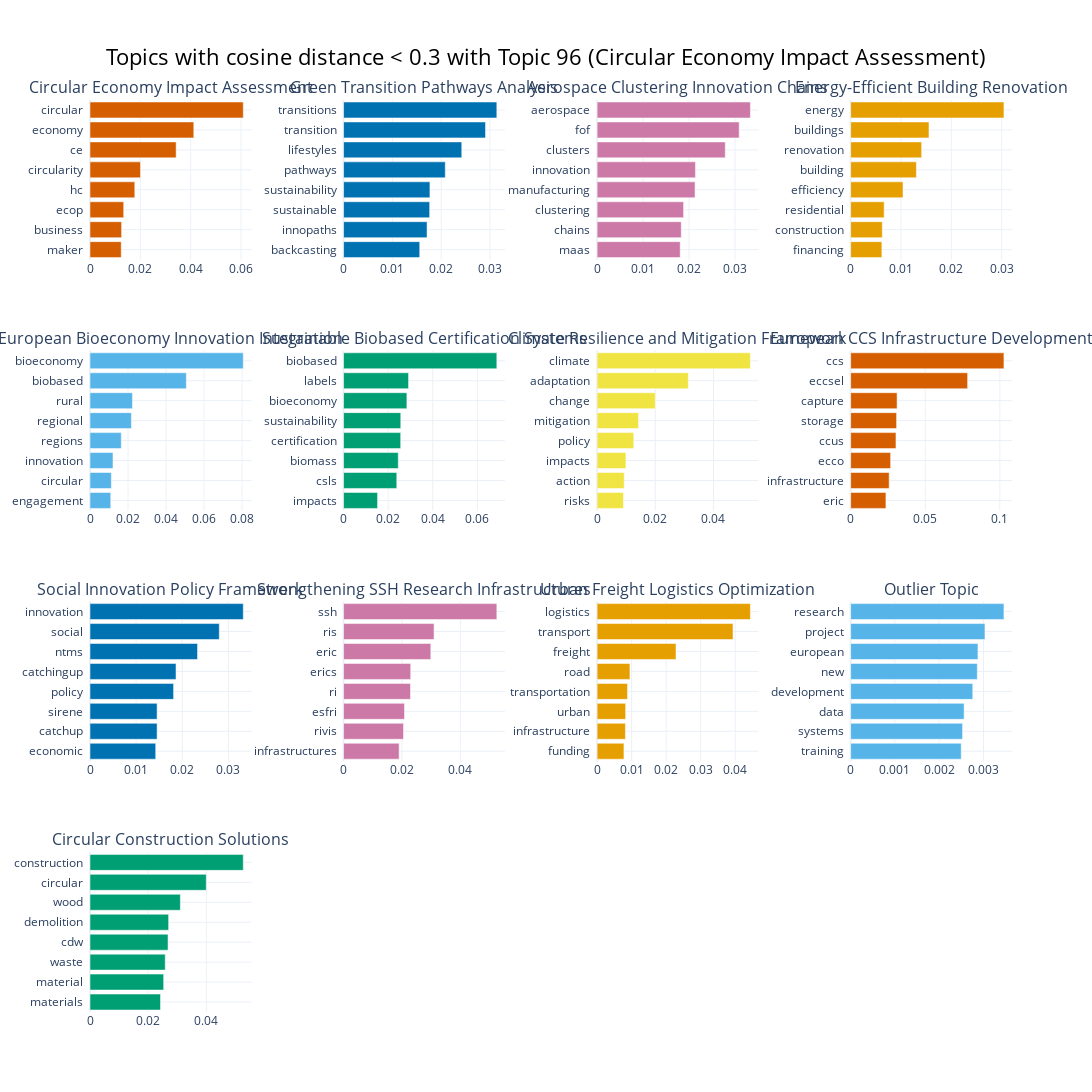

Notebook code cell kept with this figure:
### Code cell
# show other topics that are closest related
closest_topics = topic_info[topic_info['distance'] < MIN_DISTANCE]['Topic']
title_barchart = f'Topics with cosine distance < {MIN_DISTANCE} with Topic {SELECTED_TOPIC_ID} ({SELECTED_TOPIC_NAME})'
topic_model.visualize_barchart(title=title_barchart, topics=closest_topics, n_words=15, custom_labels=True, width=450, height=300)

### Figure 1 — Plotly figure (JSON) as saved in the notebook; plotly's stock layout.template omitted (floating-point values rounded to 4 significant figures)
{"data": [{"marker": {"color": "#D55E00"}, "orientation": "h", "type": "bar", "x": [0.01241, 0.01255, 0.01339, 0.0178, 0.02005, 0.03423, 0.04124, 0.0609], "xaxis": "x", "y": ["maker  ", "business  ", "ecop  ", "hc  ", "circularity  ", "ce  ", "economy  ", "circular  "], "yaxis": "y"}, {"marker": {"color": "#0072B2"}, "orientation": "h", "type": "bar", "x": [0.01561, 0.01711, 0.01764, 0.0177, 0.02084, 0.02422, 0.02909, 0.03141], "xaxis": "x2", "y": ["backcasting  ", "innopaths  ", "sustainable  ", "sustainability  ", "pathways  ", "lifestyles  ", "transition  ", "transitions  "], "yaxis": "y2"}, {"marker": {"color": "#CC79A7"}, "orientation": "h", "type": "bar", "x": [0.01807, 0.0183, 0.01881, 0.0213, 0.02139, 0.02787, 0.0309, 0.03333], "xaxis": "x3", "y": ["maas  ", "chains  ", "clustering  ", "manufacturing  ", "innovation  ", "clusters  ", "fof  ", "aerospace  "], "yaxis": "y3"}, {"marker": {"color": "#E69F00"}, "orientation": "h", "type": "bar", "x": [0.006204, 0.006286, 0.006658, 0.0104, 0.01306, 0.0141, 0.01556, 0.03045], "xaxis": "x4", "y": ["financing  ", "construction  ", "residential  ", "efficiency  ", "building  ", "renovation  ", "buildings  ", "energy  "], "yaxis": "y4"}, {"marker": {"color": "#56B4E9"}, "orientation": "h", "type": "bar", "x": [0.01092, 0.01122, 0.0121, 0.01645, 0.02178, 0.02234, 0.05069, 0.08066], "xaxis": "x5", "y": ["engagement  ", "circular  ", "innovation  ", "regions  ", "regional  ", "rural  ", "biobased  ", "bioeconomy  "], "yaxis": "y5"}, {"marker": {"color": "#009E73"}, "orientation": "h", "type": "bar", "x": [0.01524, 0.02386, 0.02452, 0.02561, 0.02564, 0.02839, 0.02913, 0.06871], "xaxis": "x6", "y": ["impacts  ", "csls  ", "biomass  ", "certification  ", "sustainability  ", "bioeconomy  ", "labels  ", "biobased  "], "yaxis": "y6"}, {"marker": {"color": "#F0E442"}, "orientation": "h", "type": "bar", "x": [0.009061, 0.009327, 0.00992, 0.0126, 0.01423, 0.02, 0.03136, 0.05269], "xaxis": "x7", "y": ["risks  ", "action  ", "impacts  ", "policy  ", "mitigation  ", "change  ", "adaptation  ", "climate  "], "yaxis": "y7"}, {"marker": {"color": "#D55E00"}, "orientation": "h", "type": "bar", "x": [0.02364, 0.02582, 0.02679, 0.03036, 0.03078, 0.03111, 0.07838, 0.1027], "xaxis": "x8", "y": ["eric  ", "infrastructure  ", "ecco  ", "ccus  ", "storage  ", "capture  ", "eccsel  ", "ccs  "], "yaxis": "y8"}, {"marker": {"color": "#0072B2"}, "orientation": "h", "type": "bar", "x": [0.01425, 0.01455, 0.01455, 0.01812, 0.01865, 0.02332, 0.02803, 0.03323], "xaxis": "x9", "y": ["economic  ", "catchup  ", "sirene  ", "policy  ", "catchingup  ", "ntms  ", "social  ", "innovation  "], "yaxis": "y9"}, {"marker": {"color": "#CC79A7"}, "orientation": "h", "type": "bar", "x": [0.01904, 0.02053, 0.02088, 0.02292, 0.02299, 0.02988, 0.031, 0.0525], "xaxis": "x10", "y": ["infrastructures  ", "rivis  ", "esfri  ", "ri  ", "erics  ", "eric  ", "ris  ", "ssh  "], "yaxis": "y10"}, {"marker": {"color": "#E69F00"}, "orientation": "h", "type": "bar", "x": [0.007773, 0.008206, 0.008272, 0.008809, 0.009508, 0.02285, 0.03936, 0.0444], "xaxis": "x11", "y": ["funding  ", "infrastructure  ", "urban  ", "transportation  ", "road  ", "freight  ", "transport  ", "logistics  "], "yaxis": "y11"}, {"marker": {"color": "#56B4E9"}, "orientation": "h", "type": "bar", "x": [0.002498, 0.002528, 0.002563, 0.002758, 0.002861, 0.002875, 0.003034, 0.003462], "xaxis": "x12", "y": ["training  ", "systems  ", "data  ", "development  ", "new  ", "european  ", "project  ", "research  "], "yaxis": "y12"}, {"marker": {"color": "#009E73"}, "orientation": "h", "type": "bar", "x": [0.02422, 0.02532, 0.02585, 0.02681, 0.02702, 0.03105, 0.03995, 0.05268], "xaxis": "x13", "y": ["materials  ", "material  ", "waste  ", "cdw  ", "demolition  ", "wood  ", "circular  ", "construction  "], "yaxis": "y13"}], "layout": {"annotations": [{"font": {"size": 16}, "showarrow": false, "text": "Circular Economy Impact Assessment", "x": 0.0875, "xanchor": "center", "xref": "paper", "y": 1, "yanchor": "bottom", "yref": "paper"}, {"font": {"size": 16}, "showarrow": false, "text": "Green Transition Pathways Analysis", "x": 0.3625, "xanchor": "center", "xref": "paper", "y": 1, "yanchor": "bottom", "yref": "paper"}, {"font": {"size": 16}, "showarrow": false, "text": "Aerospace Clustering Innovation Chains", "x": 0.6375, "xanchor": "center", "xref": "paper", "y": 1, "yanchor": "bottom", "yref": "paper"}, {"font": {"size": 16}, "showarrow": false, "text": "Energy-Efficient Building Renovation", "x": 0.9125, "xanchor": "center", "xref": "paper", "y": 1, "yanchor": "bottom", "yref": "paper"}, {"font": {"size": 16}, "showarrow": false, "text": "European Bioeconomy Innovation Integration", "x": 0.0875, "xanchor": "center", "xref": "paper", "y": 0.725, "yanchor": "bottom", "yref": "paper"}, {"font": {"size": 16}, "showarrow": false, "text": "Sustainable Biobased Certification Systems", "x": 0.3625, "xanchor": "center", "xref": "paper", "y": 0.725, "yanchor": "bottom", "yref": "paper"}, {"font": {"size": 16}, "showarrow": false, "text": "Climate Resilience and Mitigation Framework", "x": 0.6375, "xanchor": "center", "xref": "paper", "y": 0.725, "yanchor": "bottom", "yref": "paper"}, {"font": {"size": 16}, "showarrow": false, "text": "European CCS Infrastructure Development", "x": 0.9125, "xanchor": "center", "xref": "paper", "y": 0.725, "yanchor": "bottom", "yref": "paper"}, {"font": {"size": 16}, "showarrow": false, "text": "Social Innovation Policy Framework", "x": 0.0875, "xanchor": "center", "xref": "paper", "y": 0.45, "yanchor": "bottom", "yref": "paper"}, {"font": {"size": 16}, "showarrow": false, "text": "Strengthening SSH Research Infrastructures", "x": 0.3625, "xanchor": "center", "xref": "paper", "y": 0.45, "yanchor": "bottom", "yref": "paper"}, {"font": {"size": 16}, "showarrow": false, "text": "Urban Freight Logistics Optimization", "x": 0.6375, "xanchor": "center", "xref": "paper", "y": 0.45, "yanchor": "bottom", "yref": "paper"}, {"font": {"size": 16}, "showarrow": false, "text": "Outlier Topic", "x": 0.9125, "xanchor": "center", "xref": "paper", "y": 0.45, "yanchor": "bottom", "yref": "paper"}, {"font": {"size": 16}, "showarrow": false, "text": "Circular Construction Solutions", "x": 0.0875, "xanchor": "center", "xref": "paper", "y": 0.175, "yanchor": "bottom", "yref": "paper"}], "height": 1200, "hoverlabel": {"bgcolor": "white", "font": {"family": "Rockwell", "size": 16}}, "showlegend": false, "title": {"font": {"color": "Black", "size": 22}, "text": "Topics with cosine distance < 0.3 with Topic 96 (Circular Economy Impact Assessment)", "x": 0.5, "xanchor": "center", "yanchor": "top"}, "width": 1800, "xaxis": {"anchor": "y", "domain": [0, 0.175], "showgrid": true}, "xaxis10": {"anchor": "y10", "domain": [0.275, 0.45], "showgrid": true}, "xaxis11": {"anchor": "y11", "domain": [0.55, 0.725], "showgrid": true}, "xaxis12": {"anchor": "y12", "domain": [0.825, 1], "showgrid": true}, "xaxis13": {"anchor": "y13", "domain": [0, 0.175], "showgrid": true}, "xaxis14": {"anchor": "y14", "domain": [0.275, 0.45], "showgrid": true}, "xaxis15": {"anchor": "y15", "domain": [0.55, 0.725], "showgrid": true}, "xaxis16": {"anchor": "y16", "domain": [0.825, 1], "showgrid": true}, "xaxis2": {"anchor": "y2", "domain": [0.275, 0.45], "showgrid": true}, "xaxis3": {"anchor": "y3", "domain": [0.55, 0.725], "showgrid": true}, "xaxis4": {"anchor": "y4", "domain": [0.825, 1], "showgrid": true}, "xaxis5": {"anchor": "y5", "domain": [0, 0.175], "showgrid": true}, "xaxis6": {"anchor": "y6", "domain": [0.275, 0.45], "showgrid": true}, "xaxis7": {"anchor": "y7", "domain": [0.55, 0.725], "showgrid": true}, "xaxis8": {"anchor": "y8", "domain": [0.825, 1], "showgrid": true}, "xaxis9": {"anchor": "y9", "domain": [0, 0.175], "showgrid": true}, "yaxis": {"anchor": "x", "domain": [0.825, 1], "showgrid": true}, "yaxis10": {"anchor": "x10", "domain": [0.275, 0.45], "showgrid": true}, "yaxis11": {"anchor": "x11", "domain": [0.275, 0.45], "showgrid": true}, "yaxis12": {"anchor": "x12", "domain": [0.275, 0.45], "showgrid": true}, "yaxis13": {"anchor": "x13", "domain": [0, 0.175], "showgrid": true}, "yaxis14": {"anchor": "x14", "domain": [0, 0.175], "showgrid": true}, "yaxis15": {"anchor": "x15", "domain": [0, 0.175], "showgrid": true}, "yaxis16": {"anchor": "x16", "domain": [0, 0.175], "showgrid": true}, "yaxis2": {"anchor": "x2", "domain": [0.825, 1], "showgrid": true}, "yaxis3": {"anchor": "x3", "domain": [0.825, 1], "showgrid": true}, "yaxis4": {"anchor": "x4", "domain": [0.825, 1], "showgrid": true}, "yaxis5": {"anchor": "x5", "domain": [0.55, 0.725], "showgrid": true}, "yaxis6": {"anchor": "x6", "domain": [0.55, 0.725], "showgrid": true}, "yaxis7": {"anchor": "x7", "domain": [0.55, 0.725], "showgrid": true}, "yaxis8": {"anchor": "x8", "domain": [0.55, 0.725], "showgrid": true}, "yaxis9": {"anchor": "x9", "domain": [0.275, 0.45], "showgrid": true}}}
